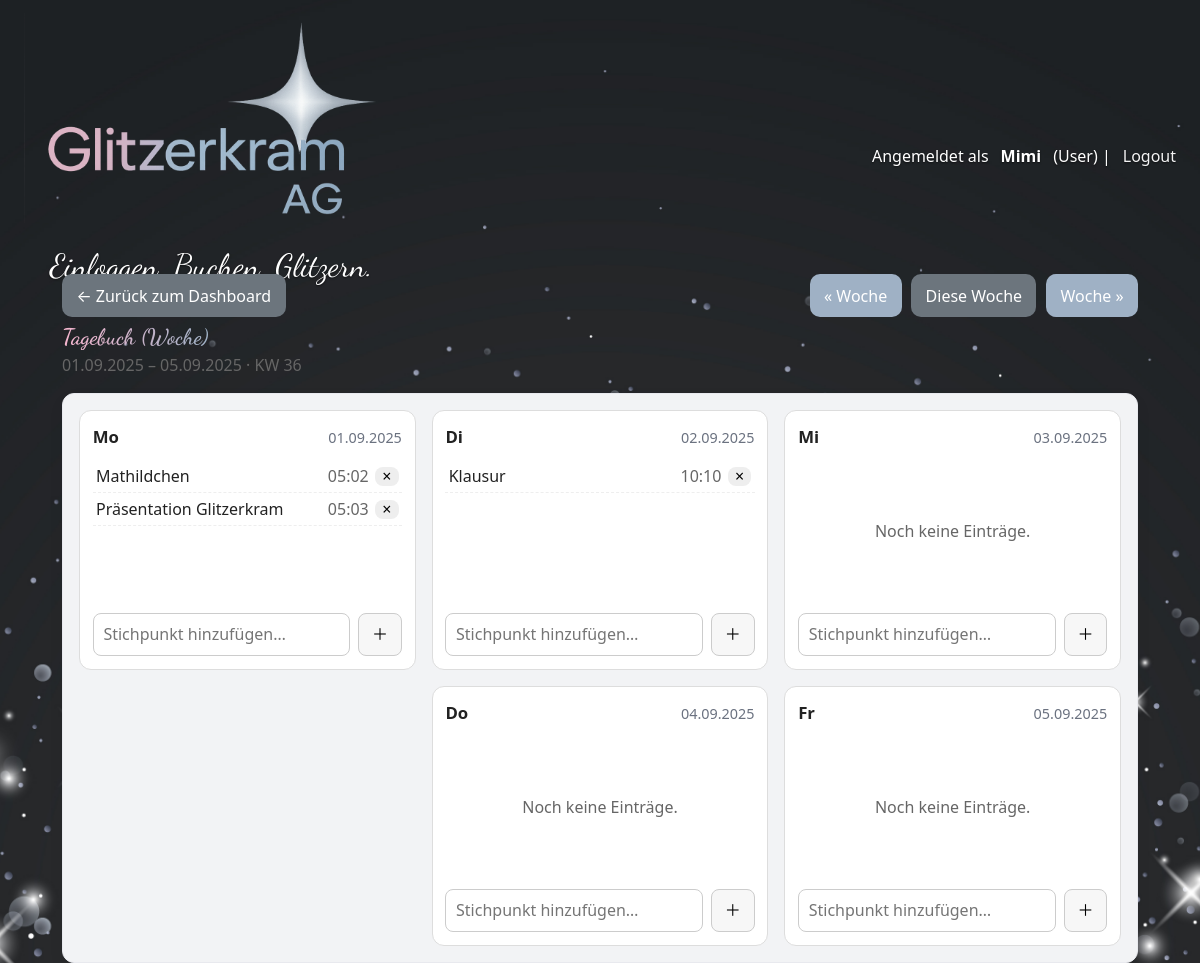
Page /journal?date=2025-09-01 (signed in) on the committed database.
### tables this page shows
CREATE TABLE journal_entries (
            id INTEGER PRIMARY KEY AUTOINCREMENT,
            user_id INTEGER NOT NULL,
            entry_date TEXT NOT NULL,         -- YYYY-MM-DD
            content   TEXT NOT NULL,
            created_at TEXT NOT NULL DEFAULT (datetime('now')),
            FOREIGN KEY(user_id) REFERENCES users(id)
        );

### app.py (the view)
@app.get("/journal")
@session_required
def journal():
    uid = session["user_id"]
    date_arg = request.args.get("date")
    try:
        anchor = datetime.strptime(date_arg, "%Y-%m-%d").date() if date_arg else date.today()
    except ValueError:
        anchor = date.today()
    days = _week_days_mon_fri(anchor)
    mon = days[0]
    fri = days[-1]
    conn = get_db()
    rows = conn.execute("""
        SELECT id, entry_date, content,
               datetime(created_at,'localtime') AS created_local
        FROM journal_entries
        WHERE user_id = ?
          AND entry_date >= ?
          AND entry_date <= ?
        ORDER BY entry_date ASC, created_at ASC, id ASC
    """, (uid, mon.isoformat(), fri.isoformat())).fetchall()
    conn.close()
    by_date = {}
    for r in rows:
        by_date.setdefault(r["entry_date"], []).append(r)
    prev_week = (mon - timedelta(days=7)).isoformat()
    next_week = (mon + timedelta(days=7)).isoformat()
    kw = mon.isocalendar()[1]
    title_range = f"{mon.strftime('%d.%m.%Y')} – {fri.strftime('%d.%m.%Y')} · KW {kw}"
    return render_template(
        "journal.html",
        title="Tagebuch",
        week_days=days,
        entries_by_date=by_date,
        monday_iso=mon.isoformat(),
        prev_week_date=prev_week,
        next_week_date=next_week,
        title_range=title_range,
    )

### app.py (called while the page is built)
def session_required(f):
    @wraps(f)
    def wrapper(*args, **kwargs):
        if "user_id" not in session:
            return redirect(url_for("login"))
        return f(*args, **kwargs)
    return wrapper

def get_db():
    conn = sqlite3.connect(DB_PATH, timeout=15)
    conn.row_factory = sqlite3.Row
    try:
        conn.execute("PRAGMA journal_mode=WAL;")
        conn.execute("PRAGMA synchronous=NORMAL;")
    except Exception:
        pass
    return conn

def _monday_of(d: date) -> date:
    return d - timedelta(days=d.weekday())

def _week_days_mon_fri(anchor: date):
    mon = _monday_of(anchor)
    return [mon + timedelta(days=i) for i in range(5)]

### templates/journal.html (shortened to what this page needs)
{% extends "base.html" %}
{% block content %}
<div class="page">
  <div class="d-flex justify-content-between align-items-center mb-2">
    <a href="{{ url_for('user_only') }}" class="btn btn-secondary">← Zurück zum Dashboard</a>
    <div class="d-flex" style="gap:.6rem;">
      <a class="btn btn-blaugrau" href="{{ url_for('journal', date=prev_week_date) }}">« Woche</a>
      <a class="btn btn-secondary" href="{{ url_for('journal') }}">Diese Woche</a>
      <a class="btn btn-blaugrau" href="{{ url_for('journal', date=next_week_date) }}">Woche »</a>
    </div>
  </div>
  <h1 class="slogan-font greeting">Tagebuch (Woche)</h1>
  <p class="muted" style="margin-top:-.4rem;">{{ title_range }}</p>
  <div class="box" style="padding:1rem;">
    {% set wd = ['Mo','Di','Mi','Do','Fr','Sa','So'] %}
    <div class="journal-grid">
      {% for d in week_days[:3] %}
        {% set iso = d.isoformat() %}
        {% set entries = entries_by_date.get(iso, []) %}
        <div class="journal-tile">
          <div class="tile-head">
            <div class="tile-day">{{ wd[d.weekday()] }}</div>
            <div class="tile-date">{{ d.strftime('%d.%m.%Y') }}</div>
          </div>
          {% if entries and entries|length > 0 %}
            <ul class="tile-list">
              {% for e in entries %}
                <li class="tile-item">
                  <div class="item-text">{{ e.content }}</div>
                  <div class="item-meta">
                    <span class="muted">{{ e.created_local[11:16] }}</span>
                    <form method="POST" action="{{ url_for('journal_delete', entry_id=e.id) }}" class="inline-form" onsubmit="return confirm('Eintrag löschen?');">
                      <button type="submit" class="chip-del" title="löschen">×</button>
                    </form>
                  </div>
                </li>
              {% endfor %}
            </ul>
          {% else %}
            <div class="tile-empty muted">Noch keine Einträge.</div>
          {% endif %}
          <form method="POST" action="{{ url_for('journal_add') }}" class="tile-form">
            <input class="tile-input" name="content" type="text" placeholder="Stichpunkt hinzufügen…" required maxlength="500">
            <button class="tile-add" type="submit">＋</button>
          </form>
        </div>
      {% endfor %}
      {% for d in week_days[3:5] %}
        {% set iso = d.isoformat() %}
        {% set entries = entries_by_date.get(iso, []) %}
        <div class="journal-tile">
          <div class="tile-head">
            <div class="tile-day">{{ wd[d.weekday()] }}</div>
            <div class="tile-date">{{ d.strftime('%d.%m.%Y') }}</div>
          </div>
          {% if entries and entries|length > 0 %}
            <ul class="tile-list">
              {% for e in entries %}
                <li class="tile-item">
                  <div class="item-text">{{ e.content }}</div>
                  <div class="item-meta">
                    <span class="muted">{{ e.created_local[11:16] }}</span>
                    <form method="POST" action="{{ url_for('journal_delete', entry_id=e.id) }}" class="inline-form" onsubmit="return confirm('Eintrag löschen?');">
                      <button type="submit" class="chip-del" title="löschen">×</button>
                    </form>
                  </div>
                </li>
              {% endfor %}
            </ul>
          {% else %}
            <div class="tile-empty muted">Noch keine Einträge.</div>
          {% endif %}
          <form method="POST" action="{{ url_for('journal_add') }}" class="tile-form">
            <input class="tile-input" name="content" type="text" placeholder="Stichpunkt hinzufügen…" required maxlength="500">
            <button class="tile-add" type="submit">＋</button>
          </form>
        </div>
      {% endfor %}
    </div>
  </div>
</div>
{% endblock %}

### static/style.css (style rules this page uses)
:root { --frame-color: #f7b6cf; --frame-glow: rgba(247,182,207,.55); --accent: var(--frame-color); }
html, body { height:100%; }
html { background: url("/static/bg.jpg") center / cover no-repeat fixed; }
body { margin: 0; font-family: system-ui,-apple-system,Segoe UI,Roboto,Arial,sans-serif; color: #222; background: transparent; position: relative; padding: 88px 24px 24px; box-sizing: border-box; }
.page { max-width:1100px; margin:0 auto; }
.box { padding:1.2rem; border:1.5px solid #d0d7de; border-radius:12px; background: rgba(255,255,255,.95); box-shadow: 0 6px 24px rgba(0,0,0,.06); }
.muted { color:#666; }
button { border:0; border-radius:10px; padding:.7rem 1rem; cursor:pointer; }
body { padding-top: 96px; }
:root { --logo-h: 100px; }
body { padding-top: calc(var(--logo-h) + 56px); }
.greeting { font-family: "Dancing Script", system-ui, cursive; font-weight: 600; font-size: clamp(2rem, 4.5vw, 3rem); line-height: 1.1; margin: 0 0 .4rem 0; background: linear-gradient(90deg, #f7b6cf 0%, #9fb1c5 100%); -webkit-background-clip: text; background-clip: text; color: transparent; -webkit-text-fill-color: transparent; }
:root { --logo-h: 210px; }
body { padding-top: calc(var(--logo-h) + 56px) !important; }
.box { box-sizing: border-box; }
.greeting { display: inline-flex; align-items: center; gap: 8px; }
:root { --blaugrau: #9fb1c5; }
:root { --rose: #f7b6cf; }
:root { --accent: #eec6d7; --box-bg: #f7f7f9; }
.box { background: var(--box-bg) !important; border-color: #e3e5ea !important; }
:root { --rose: #f7b6cf; --blaugrau: #9fb1c5; }
.btn { border:0; border-radius:10px; padding:.6rem .9rem; cursor:pointer; font:inherit; }
.btn-blaugrau { background: var(--blaugrau); color: #fff; }
.btn-blaugrau { background: var(--blaugrau) !important; color: #fff !important; border: 0 !important; }
.slogan-font { font-family: "Dancing Script", system-ui, cursive; font-weight: 600; font-size: 1.4rem; line-height: 1.1; margin: 0 0 .6rem 0; }
:root { --box-bg: #f2f3f5; }
.box { background: var(--box-bg) !important; border-color: #e8e9ee !important; box-shadow: 0 6px 18px rgba(0,0,0,.04); }
#content, .content, .page, main, .container { position: relative; z-index: 2; }
body { padding-top: 24px !important; }
:root { --content-top-gap: 250px; }
#content, .page, main.container, .container { margin-top: var(--content-top-gap); }

### templates/journal.html (style rules this page uses)
.journal-grid { display:grid; grid-template-columns: repeat(3, minmax(0, 1fr)); gap: 1rem; }
.journal-tile { border:1px solid #ddd; border-radius:12px; padding:.8rem; display:flex; flex-direction:column; min-height: 260px; background:#fff; }
.tile-head { display:flex; align-items:baseline; justify-content:space-between; margin-bottom:.4rem; }
.tile-day { font-weight:700; font-size:1.05rem; }
.tile-date { color:#6b7280; font-size:.9rem; }
.tile-list { list-style:none; padding-left:0; margin:.3rem 0 .6rem 0; overflow:auto; flex:1 1 auto; }
.tile-item { display:flex; align-items:flex-start; justify-content:space-between; gap:.4rem; padding:.25rem .2rem; border-bottom:1px dashed #eee; }
.item-text { word-break:break-word; }
.item-meta { display:flex; align-items:center; gap:.4rem; white-space:nowrap; }
.chip-del { border:none; background:#eee; border-radius:8px; padding:.1rem .45rem; line-height:1; cursor:pointer; }
.tile-empty { flex:1 1 auto; display:flex; align-items:center; justify-content:center; }
.tile-form { display:flex; gap:.5rem; margin-top:.4rem; }
.tile-input { flex:1 1 auto; padding:.55rem .6rem; border-radius:8px; border:1px solid #ccc; }
.tile-add { padding:.55rem .8rem; border-radius:8px; border:1px solid #ccc; background:#f7f7f7; cursor:pointer; }

### rows in the picture
journal_entries: content "Mathildchen", created_local "05:02"
journal_entries: content "Präsentation Glitzerkram", created_local "05:03"
journal_entries: content "Klausur", created_local "10:10"

### other values in the picture
{{ session.username|capitalize }} "Mimi"
{{ role_label }} "User"
{{ title_range }} "01.09.2025 – 05.09.2025 · KW 36"
{{ wd[d.weekday()] }} "Mo" "Di" "Mi"
{{ d.strftime('%d.%m.%Y') }} "01.09.2025" "02.09.2025" "03.09.2025"
{{ wd[d.weekday()] }} "Do" "Fr"
{{ d.strftime('%d.%m.%Y') }} "04.09.2025" "05.09.2025"
